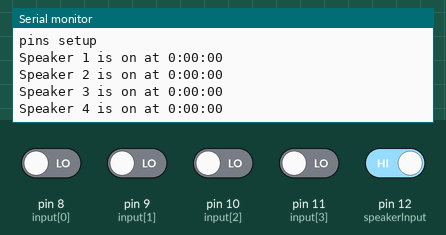
The sketch below on a simulated Arduino Uno, built with avr-gcc and run on an emulated ATmega328P. Parts: the last lines printed to the serial monitor. The test bench sets the inputs (shaded band); at power-on: pin 12 (speakerInput) HIGH, pin 8 (input[0]), pin 9 (input[1]), pin 10 (input[2]), pin 11 (input[3]) LOW.

Above: at 1.2 s.
1.3 s: pin 8 (input[0]) driven HIGH
At 2.2 s:
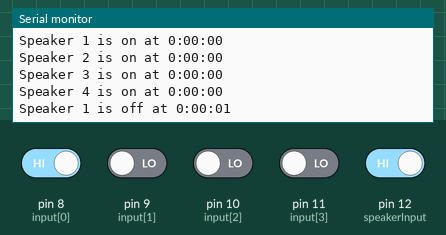
2.8 s: pin 12 (speakerInput) driven LOW
At 3.3 s:
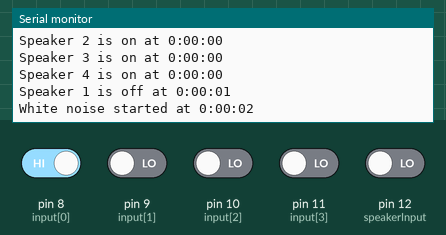
4.3 s: pin 12 (speakerInput) driven HIGH
At 5.5 s:
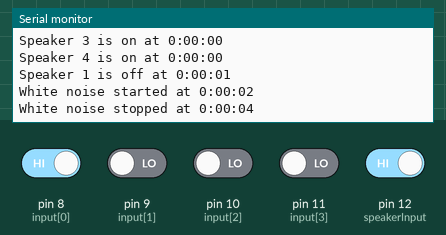
5.8 s: pin 9 (input[1]) driven HIGH
At 6.8 s:
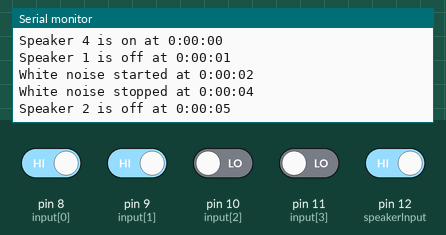
7.3 s: pin 10 (input[2]) driven HIGH
At 7.9 s:
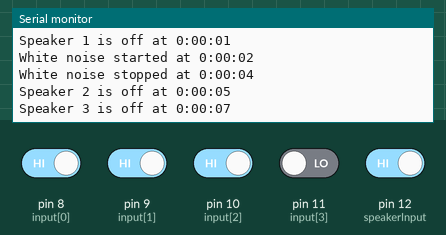
8.8 s: pin 11 (input[3]) driven HIGH
At 10.3 s:
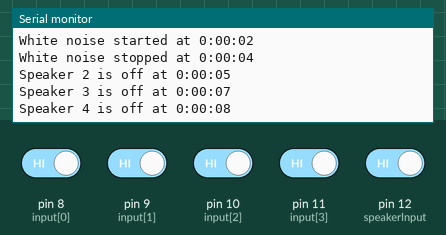

Measured:
- after the input at 1.3 s, the serial monitor: prints a new line at once (image 1)
- after the input at 2.8 s, the serial monitor: prints a new line at once (image 2)
- after the input at 4.3 s, the serial monitor: prints a new line at once (image 3)
- after the input at 5.8 s, the serial monitor: prints a new line at once (image 4)
- after the input at 7.3 s, the serial monitor: prints a new line at once (image 5)
- after the input at 8.8 s, the serial monitor: prints a new line at once (image 6)

The sketch:

Audio_1.ino
```cpp
#include <Time.h>
#include <TimeLib.h>
#define speakerPin 6
#define speakerInput 12

unsigned long lastClick; //Required for white noise

//-----------------------------------------------DEFINE VALUES--------------------------------------------------

int frequency = 6000; //freq at 6KHz. Able to change
int duration = 5000; //Duration of each beep set to 1s

int TTLreadOld[4]; //Array of old values to compare
int input[4] = {8, 9, 10, 11}; //Array of input pins, must be in correct order o f 8 9 10 11
int output[4] = {2, 3, 4, 5}; //Array of outputs, must be in corresponding order of 2 3 4 5
int TTLread[4]; //Array to read TTL values
int speakerVal; //White noise input value
bool onState = false; //Set the speaker to off
bool speakerState[4];

//--------------------------------------------SETUP INPUT/OUTPUT PINS-------------------------------------------

void setup() {

  Serial.begin(9600);

  for (int i = 0; i < 4; i++) {
    pinMode(input[i], INPUT); //Sets up the input pins
    TTLreadOld[i] = digitalRead(input[i]); //Stores the initla value of the TTLinput
    digitalWrite(input[i], LOW);

    pinMode(output[i], OUTPUT); //Sets up the output pins
    noTone(output[i]); //Silences all the speakes
  }
  pinMode(speakerPin, OUTPUT); //Setup both input and output for whitenoise
  pinMode(speakerInput, INPUT);
  noTone(speakerPin);
  lastClick = micros();
  Serial.println("pins setup");

}

//--------------------------------------------WHITENOISE-----------------------------------------------------

#define LFSR_INIT  0xfeedfaceUL

#define LFSR_MASK  ((unsigned long)( 1UL<<31 | 1UL <<15 | 1UL <<2 | 1UL <<1  ))

unsigned int generateNoise() { //Creates white noise
  // See https://en.wikipedia.org/wiki/Linear_feedback_shift_register#Galois_LFSRs
  static unsigned long int lfsr = LFSR_INIT;  /* 32 bit init, nonzero */
  /* If the output bit is 1, apply toggle mask.
                                     The value has 1 at bits corresponding
                                     to taps, 0 elsewhere. */

  if (lfsr & 1) {
    lfsr =  (lfsr >> 1) ^ LFSR_MASK ;
    return (1);
  }
  else         {
    lfsr >>= 1;
    return (0);
  }
}


//-------------------------------------CODE TO ALLOW NOISES TO BE MADE--------------------------------------


void loop() {


  int i = 0;
  TTLread[i] = digitalRead(input[i]); //Reads the current status of the TTLinput

  if (TTLread[i] == 0 && onState) {
    digitalWrite(output[i], HIGH);
    delayMicroseconds(49);
    digitalWrite(output[i], LOW);
    delayMicroseconds(49);
    if (!speakerState[i]) {
      Serial.print("Speaker "); //Prints out the time at which each speaker is on
      Serial.print(i + 1);
      Serial.print(" is on at ");
      Serial.print(hour());
      printDigits(minute());
      printDigits(second());
      Serial.println();
      speakerState[i] = true;
    }
  } else if (TTLread[i] == 0) { //If there is a change in the TTL input
    digitalWrite(output[i], HIGH);
    delayMicroseconds(58);
    digitalWrite(output[i], LOW);
    delayMicroseconds(58);
    if (!speakerState[i]) {
      Serial.print("Speaker "); //Prints out the time at which each speaker is on
      Serial.print(i + 1);
      Serial.print(" is on at ");
      Serial.print(hour());
      printDigits(minute());
      printDigits(second());
      Serial.println();
      speakerState[i] = true;
    }
  } else if (TTLread[i] == 1 && speakerState[i]) {
    digitalWrite(output[i], LOW);
    Serial.print("Speaker "); //Prints out the time at which each speaker is on
    Serial.print(i + 1);
    Serial.print(" is off at ");
    Serial.print(hour());
    printDigits(minute());
    printDigits(second());
    Serial.println();
    speakerState[i] = false;
  }


  i = 1;
  TTLread[i] = digitalRead(input[i]); //Reads the current status of the TTLinput

  if (TTLread[i] == 0 && onState) {
    digitalWrite(output[i], HIGH);
    delayMicroseconds(49);
    digitalWrite(output[i], LOW);
    delayMicroseconds(49);
    if (!speakerState[i]) {
      Serial.print("Speaker "); //Prints out the time at which each speaker is on
      Serial.print(i + 1);
      Serial.print(" is on at ");
      Serial.print(hour());
      printDigits(minute());
      printDigits(second());
      Serial.println();
      speakerState[i] = true;
    }
  } else if (TTLread[i] == 0) { //If there is a change in the TTL input
    digitalWrite(output[i], HIGH);
    delayMicroseconds(58);
    digitalWrite(output[i], LOW);
    delayMicroseconds(58);
    if (!speakerState[i]) {
      Serial.print("Speaker "); //Prints out the time at which each speaker is on
      Serial.print(i + 1);
      Serial.print(" is on at ");
      Serial.print(hour());
      printDigits(minute());
      printDigits(second());
      Serial.println();
      speakerState[i] = true;
    }
  } else if (TTLread[i] == 1 && speakerState[i]) {
    digitalWrite(output[i], LOW);
    Serial.print("Speaker "); //Prints out the time at which each speaker is on
    Serial.print(i + 1);
    Serial.print(" is off at ");
    Serial.print(hour());
    printDigits(minute());
    printDigits(second());
    Serial.println();
    speakerState[i] = false;
  }


  i = 2;
  TTLread[i] = digitalRead(input[i]); //Reads the current status of the TTLinput

  if (TTLread[i] == 0 && onState) {
    digitalWrite(output[i], HIGH);
    delayMicroseconds(49);
    digitalWrite(output[i], LOW);
    delayMicroseconds(49);
    if (!speakerState[i]) {
      Serial.print("Speaker "); //Prints out the time at which each speaker is on
      Serial.print(i + 1);
      Serial.print(" is on at ");
      Serial.print(hour());
      printDigits(minute());
      printDigits(second());
      Serial.println();
      speakerState[i] = true;
    }
  } else if (TTLread[i] == 0) { //If there is a change in the TTL input
    digitalWrite(output[i], HIGH);
    delayMicroseconds(58);
    digitalWrite(output[i], LOW);
    delayMicroseconds(58);
    if (!speakerState[i]) {
      Serial.print("Speaker "); //Prints out the time at which each speaker is on
      Serial.print(i + 1);
      Serial.print(" is on at ");
      Serial.print(hour());
      printDigits(minute());
      printDigits(second());
      Serial.println();
      speakerState[i] = true;
    }
  } else if (TTLread[i] == 1 && speakerState[i]) {
    digitalWrite(output[i], LOW);
    Serial.print("Speaker "); //Prints out the time at which each speaker is on
    Serial.print(i + 1);
    Serial.print(" is off at ");
    Serial.print(hour());
    printDigits(minute());
    printDigits(second());
    Serial.println();
    speakerState[i] = false;
  }


  i = 3;
  TTLread[i] = digitalRead(input[i]); //Reads the current status of the TTLinput

  if (TTLread[i] == 0 && onState) {
    digitalWrite(output[i], HIGH);
    delayMicroseconds(49);
    digitalWrite(output[i], LOW);
    delayMicroseconds(49);
    if (!speakerState[i]) {
      Serial.print("Speaker "); //Prints out the time at which each speaker is on
      Serial.print(i + 1);
      Serial.print(" is on at ");
      Serial.print(hour());
      printDigits(minute());
      printDigits(second());
      Serial.println();
      speakerState[i] = true;
    }
  } else if (TTLread[i] == 0) { //If there is a change in the TTL input
    digitalWrite(output[i], HIGH);
    delayMicroseconds(58);
    digitalWrite(output[i], LOW);
    delayMicroseconds(58);
    if (!speakerState[i]) {
      Serial.print("Speaker "); //Prints out the time at which each speaker is on
      Serial.print(i + 1);
      Serial.print(" is on at ");
      Serial.print(hour());
      printDigits(minute());
      printDigits(second());
      Serial.println();
      speakerState[i] = true;
    }
  } else if (TTLread[i] == 1 && speakerState[i]) {
    digitalWrite(output[i], LOW);
    Serial.print("Speaker "); //Prints out the time at which each speaker is on
    Serial.print(i + 1);
    Serial.print(" is off at ");
    Serial.print(hour());
    printDigits(minute());
    printDigits(second());
    Serial.println();
    speakerState[i] = false;
  }


  //-----------------------------------------------WHITE NOISE CODE----------------------------------------------------

  speakerVal = digitalRead(speakerInput); //Stores the value of the white noise speaker

  if (speakerVal == 0) { //Checks if the TTL signal for the whitenoise speaker is on
    if ((micros() - lastClick) > 50 ) { // Changing this value changes the frequency.
      lastClick = micros();
      digitalWrite (speakerPin, generateNoise()); //Generate a white noise
      if (!onState) { //If the current state of the speaker is off, turn it on and output it to th serial port
        Serial.print("White noise started at "); //prints out the time of when the action started
        Serial.print(hour());
        printDigits(minute());
        printDigits(second());
        Serial.println();
        onState = true; //Define that the speaker is "on", so that it doesn't print the same thing many times
      }
    }

  } else if (speakerVal == 1 && onState) { //Checks if a signal has come telling to turn the speaker off, and if the speaker is currently on
    noTone(speakerPin); //If the signal is turned off, then turn the speaker off
    Serial.print("White noise stopped at "); //show what time the speaker turned off
    Serial.print(hour());
    printDigits(minute());
    printDigits(second());
    Serial.println();
    onState = false; //set the speaker to off
  }

}


//---------------------------------------------------TIME---------------------------------------------------------


void printDigits(int digits) { //Function to print out digits for the time
  Serial.print(":");
  if (digits < 10) //Makes it a two digit number no matter what to accurately display the timee
    Serial.print('0');
  Serial.print(digits);
}
```
